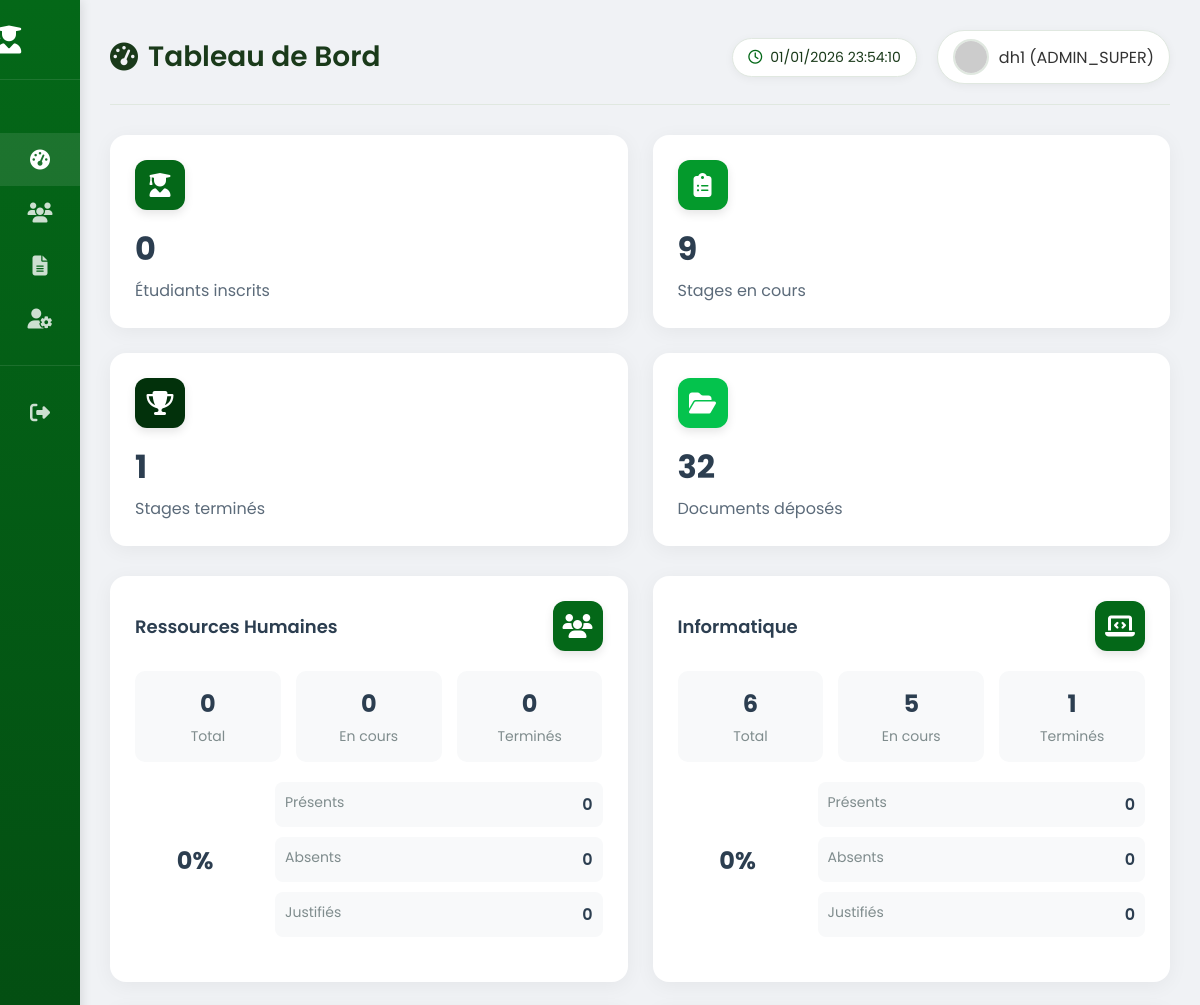
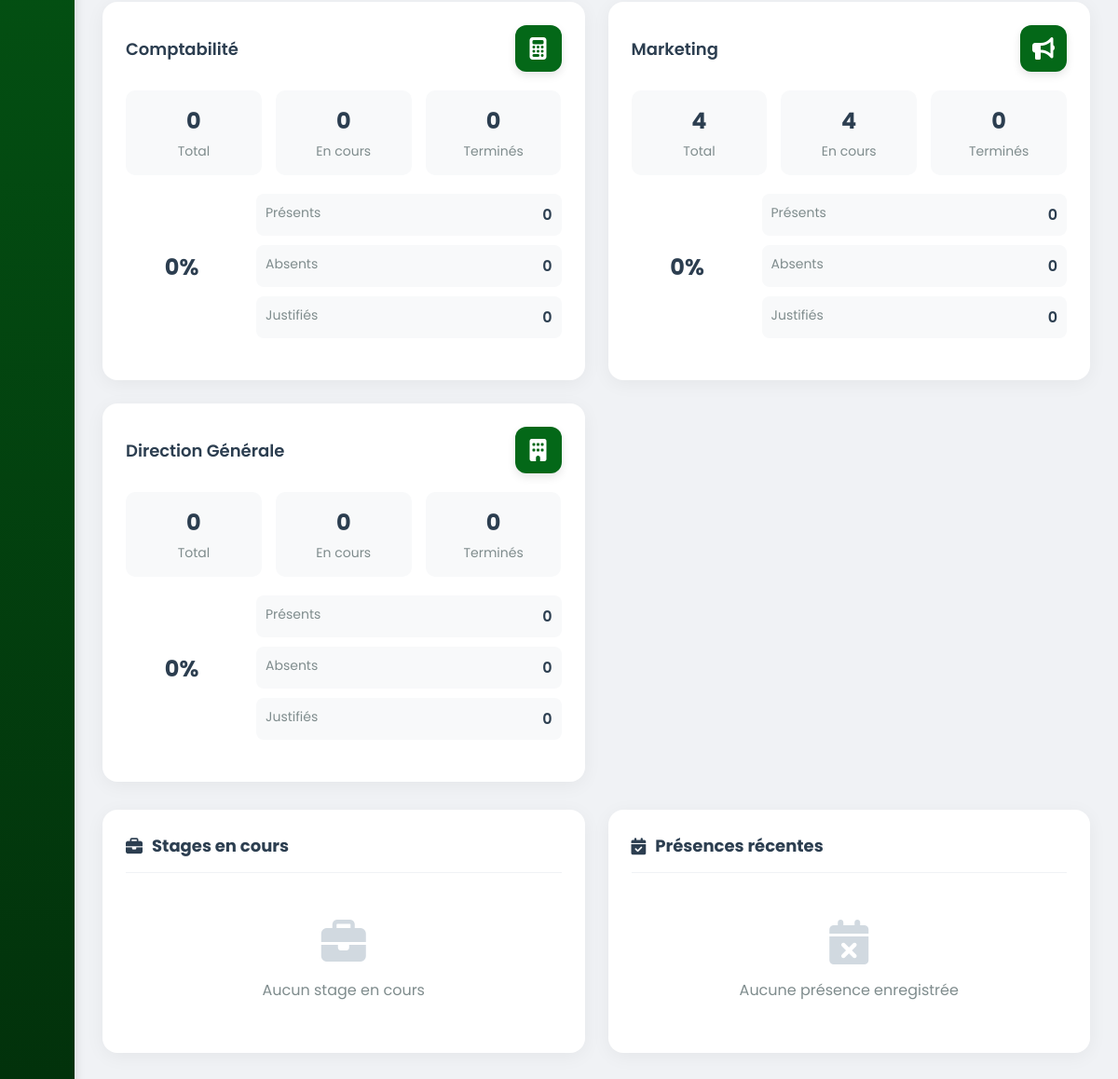
Screenshot of /dashboard.php (signed in) with the database file from the repository (2 pictures, top to bottom).
### tables this page shows
CREATE TABLE IF NOT EXISTS `services` (
  `id_service` int NOT NULL AUTO_INCREMENT,
  `nom_service` varchar(100) NOT NULL,
  PRIMARY KEY (`id_service`)
);

### dashboard.php (the view, shortened to what this page needs)
<?php
$conn = new PDO("mysql:host=localhost;dbname=gestion_stagiaires;charset=utf8", "root", "");
$role = $_SESSION['role'];
$stats = [
    'etudiants' => 0,
    'stages_encours' => 0,
    'stages_termines' => 0,
    'documents' => 0,
    'presences' => 0,
    'evaluations' => 0
];
if ($role === 'admin'or $role == 'admin_super') {
    $stats['etudiants'] = $conn->query("SELECT COUNT(*) FROM etudiants")->fetchColumn();
    $stats['stages_encours'] = $conn->query("SELECT COUNT(*) FROM stages WHERE etat = 'En cours'")->fetchColumn();
    $stats['stages_termines'] = $conn->query("SELECT COUNT(*) FROM stages WHERE etat = 'Terminé'")->fetchColumn();
    $stats['documents'] = $conn->query("SELECT COUNT(*) FROM documents")->fetchColumn();
    $stats['presences'] = $conn->query("SELECT COUNT(*) FROM presences")->fetchColumn();
    $stats['evaluations'] = $conn->query("SELECT COUNT(*) FROM evaluations")->fetchColumn();
}
$date = Date("Y-m-d");
if ($role == 'admin' or $role == 'admin_super') {
    $services_stats = $conn->query("
        SELECT
            s.id_service,
            s.nom_service,
            COUNT(st.id_stage) AS total_stagiaires,
            SUM(CASE WHEN st.etat = 'En cours' THEN 1 ELSE 0 END) AS stages_encours,
            SUM(CASE WHEN st.etat = 'Terminé' THEN 1 ELSE 0 END) AS stages_termines,
            (
                SELECT COUNT(*)
                FROM presences p
                JOIN stages st2 ON p.id_stage = st2.id_stage
                WHERE st2.id_service = s.id_service
                AND st2.etat = 'En cours'
                AND p.etat = 'Présent'
                AND p.date = '$date'
            ) AS presences_present,
            (
                SELECT COUNT(*)
                FROM presences p
                JOIN stages st2 ON p.id_stage = st2.id_stage
                WHERE st2.id_service = s.id_service
                AND st2.etat = 'En cours'
                AND p.etat = 'Absent'
                AND p.date = '$date'
            ) AS presences_absent,
            (
                SELECT COUNT(*)
                FROM presences p
                JOIN stages st2 ON p.id_stage = st2.id_stage
                WHERE st2.id_service = s.id_service
                AND st2.etat = 'En cours'
                AND p.etat = 'Justifié'
                AND p.date = '$date'
            ) AS presences_justifie
        FROM services s
        LEFT JOIN stages st ON s.id_service = st.id_service
        GROUP BY s.id_service, s.nom_service
    ")->fetchAll(PDO::FETCH_ASSOC);
}
if ($role == 'admin' or $role == 'admin_super') {
    $stages_recents = $conn->query("
        SELECT s.*, e.nom, e.prenom, ser.nom_service
        FROM stages s
        JOIN etudiants e ON s.id_etudiant = e.id_etudiant
        JOIN services ser ON s.id_service = ser.id_service
        WHERE s.etat = 'En cours'
        ORDER BY s.id_stage DESC
        LIMIT 5
    ")->fetchAll();
}
if ($role == 'admin' or $role == 'admin_super') {
    $presences_recentes = $conn->query("
        SELECT p.*, e.nom, e.prenom, s.date_debut, s.date_fin
        FROM presences p
        JOIN stages s ON p.id_stage = s.id_stage
        JOIN etudiants e ON s.id_etudiant = e.id_etudiant
        WHERE s.etat = 'En cours'
        AND p.date='$date'
        ORDER BY p.date DESC
        LIMIT 5
    ")->fetchAll();
}
?>
<!DOCTYPE html>
<html lang="fr">
<head>
<link rel="stylesheet" href="https://cdnjs.cloudflare.com/ajax/libs/font-awesome/6.4.0/css/all.min.css">
</head>
<body>
<div class="sidebar">
  <div class="sidebar-header">
    <div class="logo">
      <i class="fas fa-user-graduate"></i>
    </div>
  </div>
  <div class="sidebar-menu">
    <ul>
      <li><a href="dashboard.php" class="active"><i class="fas fa-tachometer-alt"></i> <span>Tableau de bord</span></a></li>
      <?php if ($role == 'admin' or $role == 'admin_super'): ?>
      <li><a href="etudiants.php"><i class="fas fa-users"></i> <span>Étudiants</span></a></li>
      <li><a href="documents.php"><i class="fas fa-file-alt"></i> <span>Documents</span></a></li>
      <li><a href="utilisateurs.php"><i class="fas fa-user-cog"></i> <span>Utilisateurs</span></a></li>
      <?php endif; ?>
    </ul>
    <div class="logout">
      <ul>
        <li><a href="logout.php"><i class="fas fa-sign-out-alt"></i> <span>Déconnexion</span></a></li>
      </ul>
    </div>
  </div>
</div>
<div class="main-content">
  <div class="page-header">
  <h1><i class="fas fa-tachometer-alt"></i> Tableau de Bord</h1>
  <div class="header-right">
    <div class="datetime-display">
      <i class="far fa-clock"></i>
      <span id="live-datetime"><?= date('d/m/Y H:i:s') ?></span>
    </div>
    <div class="user-profile">
      <img src="https://ui-avatars.com/api/?name=<?= urlencode($_SESSION['username'] ?? 'Admin') ?>&background=046818&color=fff" alt="User">
      <span><?= htmlspecialchars($_SESSION['username'] ?? 'Admin') ?> (<?= strtoupper($role) ?>)</span>
    </div>
  </div>
</div>
<div class="dashboard-grid">
    <div class="stat-card students" onclick="showStudentsList('etudiants')">
        <div class="card-header">
            <div class="icon">
                <i class="fas fa-user-graduate"></i>
            </div>
        </div>
        <div class="value"><?= $stats['etudiants'] ?></div>
        <div class="label">Étudiants inscrits</div>
    </div>
    <div class="stat-card stages" onclick="showStudentsList('stages_encours')">
        <div class="card-header">
            <div class="icon">
                <i class="fas fa-clipboard-list"></i>
            </div>
        </div>
        <div class="value"><?= $stats['stages_encours'] ?></div>
        <div class="label" style="font-family: 'Poppins';">Stages en cours</div>
    </div>
    <div class="stat-card finished" onclick="showStudentsList('stages_termines')">
        <div class="card-header">
            <div class="icon">
                <i class="fas fa-trophy"></i>
            </div>
        </div>
        <div class="value"><?= $stats['stages_termines'] ?></div>
        <div class="label" style="font-family: 'Poppins';">Stages terminés</div>
    </div>
    <div class="stat-card documents" onclick="showStudentsList('documents')">
        <div class="card-header">
            <div class="icon">
                <i class="fas fa-folder-open"></i>
            </div>
        </div>
        <div class="value"><?= $stats['documents'] ?></div>
        <div class="label">Documents déposés</div>
    </div>
</div>
  <div class="dashboard-grid">
    <?php foreach ($services_stats as $service): ?>
    <div class="service-card">
      <div class="service-header">
        <h3 class="service-title"><?= htmlspecialchars($service['nom_service']) ?></h3>
        <div class="service-icon">
          <?php
            $icons = [
              'Ressources Humaines' => 'fas fa-users',
              'Informatique' => 'fas fa-laptop-code',
              'Comptabilité' => 'fas fa-calculator',
              'Marketing' => 'fas fa-bullhorn',
              'Direction Générale' => 'fas fa-building'
            ];
            $icon = $icons[$service['nom_service']] ?? 'fas fa-briefcase';
          ?>
          <i class="<?= $icon ?>"></i>
        </div>
      </div>
      <div class="service-stats">
        <div class="stat-item" data-filter="total" data-service="<?= $service['id_service'] ?>">
          <div class="stat-value"><?= $service['total_stagiaires'] ?></div>
          <div class="stat-label">Total</div>
        </div>
        <div class="stat-item" data-filter="encours" data-service="<?= $service['id_service'] ?>">
          <div class="stat-value"><?= $service['stages_encours'] ?></div>
          <div class="stat-label">En cours</div>
        </div>
        <div class="stat-item" data-filter="termines" data-service="<?= $service['id_service'] ?>">
          <div class="stat-value"><?= $service['stages_termines'] ?></div>
          <div class="stat-label">Terminés</div>
        </div>
      </div>
      <div class="presence-container">
        <div class="presence-circle" id="circle-<?= $service['id_service'] ?>">
          <div class="presence-percent"><?= $service['presence_percent'] ?>%</div>
        </div>
        <div class="presence-details">
          <div class="presence-detail" data-filter="present" data-service="<?= $service['id_service'] ?>">
            <span class="presence-label">Présents</span>
            <span class="presence-count"><?= $service['presences_present'] ?></span>
          </div>
          <div class="presence-detail" data-filter="absent" data-service="<?= $service['id_service'] ?>">
            <span class="presence-label">Absents</span>
            <span class="presence-count"><?= $service['presences_absent'] ?></span>
          </div>
          <div class="presence-detail" data-filter="justifie" data-service="<?= $service['id_service'] ?>">
            <span class="presence-label">Justifiés</span>
            <span class="presence-count"><?= $service['presences_justifie'] ?></span>
          </div>
        </div>
      </div>
    </div>
    <?php endforeach; ?>
  </div>
  <div class="recent-container">
    <div class="recent-card">
      <div class="recent-header">
        <h2><i class="fas fa-briefcase"></i> Stages en cours</h2>
      </div>
      <?php if (!empty($stages_recents)): ?>
      <ul class="recent-list">
        <?php foreach ($stages_recents as $s): ?>
        <li class="recent-item">
          <div class="recent-icon" style="background: #e6f7ff; color: var(--accent-color);">
            <i class="fas fa-briefcase"></i>
          </div>
          <div class="recent-content">
            <div class="recent-title"><?= htmlspecialchars($s['prenom'] . ' ' . htmlspecialchars($s['nom'])) ?> (<?= $s['nom_service'] ?>)</div>
            <div class="recent-meta">
              <span><i class="fas fa-calendar"></i> <?= date('d/m/Y', strtotime($s['date_debut'])) ?> - <?= date('d/m/Y', strtotime($s['date_fin'])) ?></span>
            </div>
          </div>
        </li>
        <?php endforeach; ?>
      </ul>
      <?php else: ?>
      <div class="empty-state">
        <i class="fas fa-briefcase"></i>
        <p>Aucun stage en cours</p>
      </div>
      <?php endif; ?>
    </div>
    <div class="recent-card">
      <div class="recent-header">
        <h2><i class="fas fa-calendar-check"></i> Présences récentes</h2>
      </div>
      <?php if (!empty($presences_recentes)): ?>
      <ul class="recent-list">
        <?php foreach ($presences_recentes as $p): ?>
        <li class="recent-item">
          <div class="recent-icon" style="background: #fff7e6; color: var(--warning-color);">
            <i class="fas fa-calendar"></i>
          </div>
          <div class="recent-content">
            <div class="recent-title"><?= htmlspecialchars($p['prenom'] . ' ' . htmlspecialchars($p['nom'])) ?></div>
            <div class="recent-meta">
              <span><i class="fas fa-calendar"></i> <?= date('d/m/Y', strtotime($p['date'])) ?></span>
              <span style="color: <?= $p['etat'] == 'Présent' ? '#00a854' : ($p['etat'] == 'Absent' ? '#f5222d' : '#fa8c16') ?>">
                <i class="fas fa-circle ab"></i> <?= $p['etat'] ?>
              </span>
            </div>
          </div>
        </li>
        <?php endforeach; ?>
      </ul>
      <?php else: ?>
      <div class="empty-state">
        <i class="fas fa-calendar-times"></i>
        <p>Aucune présence enregistrée</p>
      </div>
      <?php endif; ?>
    </div>
  </div>
</div>
</body>
</html>

### rows the page displays
services: nom_service "Ressources Humaines", total_stagiaires "0", stages_encours "0", stages_termines "0", presence_percent "0", presences_present "0", presences_absent "0", presences_justifie "0"
services: nom_service "Informatique", total_stagiaires "6", stages_encours "5", stages_termines "1", presence_percent "0", presences_present "0", presences_absent "0", presences_justifie "0"
services: nom_service "Comptabilité", total_stagiaires "0", stages_encours "0", stages_termines "0", presence_percent "0", presences_present "0", presences_absent "0", presences_justifie "0"
services: nom_service "Marketing", total_stagiaires "4", stages_encours "4", stages_termines "0", presence_percent "0", presences_present "0", presences_absent "0", presences_justifie "0"
services: nom_service "Direction Générale", total_stagiaires "0", stages_encours "0", stages_termines "0", presence_percent "0", presences_present "0", presences_absent "0", presences_justifie "0"

### other values shown
$_SESSION['username'] "dh1"
$role "ADMIN_SUPER"
$stats['etudiants'] "0"
$stats['stages_encours'] "9"
$stats['stages_termines'] "1"
$stats['documents'] "32"
